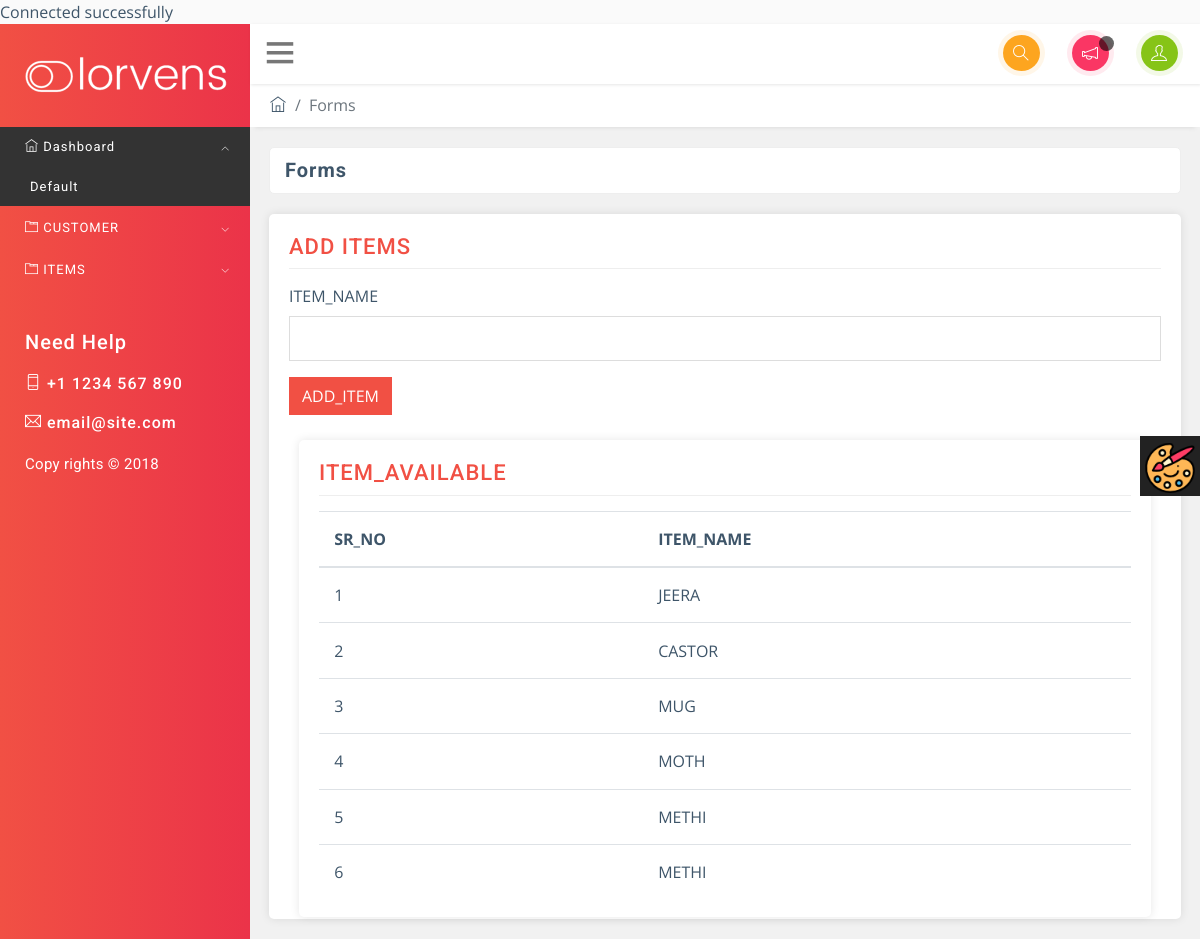
The page /add_item.php on the database its author committed.
### tables this page shows
CREATE TABLE IF NOT EXISTS `items` (
  `SR_NO` int(100) NOT NULL AUTO_INCREMENT,
  `NAME` varchar(100) NOT NULL,
  PRIMARY KEY (`SR_NO`,`NAME`)
);

### add_item.php (the view, shortened to what this page needs)
<!DOCTYPE html>
<html>
<?php
require_once 'conn.php';
?>
<head>
	<link rel="stylesheet" href="css/bootstrap.min.css">
	<link rel="stylesheet" href="css/themify-icons.css">
	<link rel="stylesheet" href="css/animate.css">
	<link rel="stylesheet" href="css/styles.css">
	<link rel="stylesheet" href="css/red.css" id="style_theme">
	<link rel="stylesheet" href="css/responsive.css">
	<link rel="stylesheet" href="charts/css/morris.css">
	<link rel="stylesheet" href="css/jquery-jvectormap.css">
</head>
<body>
	<div class="theme-settings" id="switcher">
		<span class="theme-click">
			<img src="images/color-pallete.png" alt="color pallete">
		</span>
	</div>
	<div class="wrapper">
		<nav id="sidebar" class="lorvens-bg">
			<div class="sidebar-header">
				<a href="index.html"><img src="images/logo.png" class="logo" alt="logo"></a>
			</div>
			<ul class="list-unstyled components">
				<li class="active">
					<a href="#nav-dashboard" data-toggle="collapse" aria-expanded="true">
						<span class="ti-home"></span> Dashboard
					</a>
					<ul class="collapse list-unstyled show" id="nav-dashboard">
						<li>
							<a href="index.html">Default</a>
						</li>
					</ul>
				</li>
				<li class="nav-level-one">
					<a href="#nav-uiKit" data-toggle="collapse" aria-expanded="false">
						<span class="ti-layout-tab"></span> CUSTOMER
					</a>
		</li>
		<li class="nav-level-one">
					<a href="#nav-ITEMS" data-toggle="collapse" aria-expanded="false">
						<span class="ti-layout-tab"></span> ITEMS
					</a>
		</li>
	</ul>
			<div class="nav-help animated fadeIn">
				<h5>Need Help</h5>
				<h6>
					<span class="ti-mobile"></span> +1 1234 567 890</h6>
				<h6>
					<span class="ti-email"></span> email@site.com</h6>
				<p class="copyright-text">Copy rights &copy; 2018</p>
			</div>
		</nav>
		<div id="content">
			<nav class="navbar navbar-default">
				<div class="container-fluid">
					<div class="navbar-header">
						<span class="ti-menu" id="sidebarCollapse"></span>
					</div>
					<ul class="nav justify-content-end">
						<li class="nav-item">
							<a class="nav-link" data-toggle="modal" data-target=".lorvens-modal-lg">
								<span class="ti-search"></span>
							</a>
						</li>
						<li class="nav-item">
							<a class="nav-link dropdown-toggle" data-toggle="dropdown" href="#" role="button" aria-haspopup="true" aria-expanded="false">
								<span class="ti-announcement"></span>
							</a>
						</li>
						<li class="nav-item">
							<a class="nav-link dropdown-toggle" data-toggle="dropdown" href="#" role="button" aria-haspopup="true" aria-expanded="false">
								<span class="ti-user"></span>
							</a>
						</li>
					</ul>
				</div>
			</nav>
			<ol class="breadcrumb">
				<li class="breadcrumb-item">
					<a href="index.html">
						<span class="ti-home"></span>
					</a>
				</li>
				<li class="breadcrumb-item active">Forms</li>
			</ol>
			<div class="container-fluid">
				<div class="row">
					<div class="col-md-12">
						<h3 class="block-title">Forms</h3>
					</div>
				</div>
				<div class="row">
					<div class="col-md-12">
						<div class="widget-area-2 lorvens-box-shadow">
							<h3 class="widget-title">ADD ITEMS</h3>
							<div class="lorvens-widget">
								<form action="add_item_backend.php" method="POST">
									<div class="form-group">
										<label for="exampleInputEmail1">ITEM_NAME</label>
										<input type="text" class="form-control" id="exampleInputEmail1" aria-describedby="emailHelp" name="item">
										</div>
									<button type="submit" name="Submit" class="btn btn-primary">ADD_ITEM</button>
								</form>
							</div>
						<div class="col-md-12">
						<div class="widget-area-2 lorvens-box-shadow">
							<h3 class="widget-title">ITEM_AVAILABLE</h3>
							<div class="table-div">
								<table class="table table-hover">
									<thead>
										<tr>
											<th scope="col">SR_NO</th>
											<th scope="col">ITEM_NAME</th>
										</tr>
									</thead>
										<?php
										$sql1 = "SELECT * FROM `items`";
										$result1 = $conn->query($sql1);
									?>
									<tbody>
										<?php
										while ($row1=$result1->fetch_assoc())
											{
									  echo "<tr><td>".$row1["SR_NO"]."</td><td>".$row1["NAME"]."</td></tr>";
									}
									  ?>
									</tbody>
								</table>
							</div>
						</div>
					</div>
				</div>
			</div>
		</div>
	</div>
</body>
</html>

### css/styles.css (style rules this page uses)
body { font-family: 'Open Sans', sans-serif; background: #fafafa; color: #3e5569; }
h1, h2, h3, h4, h5, h6, span, #sidebar { font-family: 'Roboto', sans-serif; letter-spacing: 1px; }
p { font-size: 1em; line-height: 1.7em; color: #666; letter-spacing: .3px; }
a, a:hover, a:focus { color: inherit; text-decoration: none; transition: all 0.3s; }
.navbar { padding: 10px 0px; background: #fff; border: none; border-radius: 0; margin-bottom: -1px; box-shadow: 1px 1px 3px rgba(0, 0, 0, 0.1); }
.breadcrumb { border-radius: 0; margin-bottom: 0; background: #fff; box-shadow: 0 6px 4px -5px #ddd; padding: 10px 20px; }
.table td, .table th { padding: .95rem; }
#content { margin-bottom: 20px; transition: all 0.3s; width: 100%; }
ul ul a { font-size: 0.9em; padding-left: 30px !important; background: #333; }
.lorvens-box-shadow { border-radius: 0; border: 0; -webkit-box-shadow: 0 0px 10px rgba(0, 0, 0, 0.1); box-shadow: 0 0px 10px rgba(0, 0, 0, 0.1); background: #fff; margin-top: 20px; }
div[class*="col-"] { padding-right: 9px; padding-left: 9px; }
div[class*="col-"] div[class*="col-"] { padding-right: 10px; padding-left: 10px; }
.widget-area-2 .table-div { padding: 0px; }
.lorvens-widget { margin-bottom: 20px; }
#switcher { position: fixed; bottom: 45%; right: -130px; width: 130px; background-color: #404040; color: #ffffff; z-index: 9999; font-size: 15px; padding-bottom: 20px; -webkit-transition: all 0.6s ease; transition: all 0.6s ease; height: 80px; }
#switcher .theme-click { display: block; position: absolute; width: 60px; height: 60px; line-height: 60px; color: #ffffff; font-size: 24px; background-color: #222; text-align: center; left: -60px; top: 0; cursor: pointer; z-index: 2; }
.wrapper { display: flex; align-items: stretch; background-color: #f1f1f1; }
#sidebar { min-width: 250px; max-width: 250px; color: #ffffff; transition: all 0.3s; min-height: 100vh; }
#sidebar ul li a { text-align: left; }
#sidebar .sidebar-header { padding: 30px 20px; }
#sidebar ul.components>li { position: relative; margin: 2px 0; }
#sidebar ul li a { padding: 10px 10px 10px 25px; font-size: 13px; display: block; letter-spacing: 1px; }
#sidebar ul li.active>a, #sidebar a[aria-expanded="true"] { color: #fff; background: #333; }
#sidebar a[data-toggle="collapse"] { position: relative; }
#sidebar a[aria-expanded="false"]::before, #sidebar a[aria-expanded="true"]::before { content: '\e64b'; display: block; position: absolute; right: 20px; font-family: 'themify'; font-size: 0.6em; top: 40%; }
#sidebar a[aria-expanded="true"]::before { content: '\e648'; }
#sidebarCollapse { padding-top: 10px; padding-bottom: 10px; font-size: 30px; cursor: pointer; color: #777; }
.nav-help { padding: 25px; }
.nav-help h6 { margin: 20px 0px; letter-spacing: 1px; }
.navbar-default .dropdown-toggle::after { display: none; }
.navbar-default .ti-announcement, .navbar-default .ti-user, .navbar-default .ti-search { padding: 10px; border-radius: 50%; color: #fff; }
.navbar-default .ti-announcement::after { content: ""; width: 15px; height: 15px; -webkit-animation: bounce 1.0s infinite ease-in-out; animation: bounce 1.0s infinite ease-in-out; background: rgba(0, 0, 0, .6); position: absolute; top: 12px; border-radius: 50%; }
.navbar-default .ti-user { background: rgba(134, 196, 23, 1); box-shadow: 0 0 0 5px rgba(134, 196, 23, .1); }
.navbar-default .ti-announcement { background: rgba(250, 54, 100, 1); box-shadow: 0 0 0 5px rgba(250, 54, 100, .1); }
.navbar-default .ti-search { background: rgba(253, 165, 31, 1); box-shadow: 0 0 0 5px rgba(253, 165, 31, .1); }
.navbar .nav .nav-item:last-child .nav-link { padding-right: 7px; }
h3.block-title { font-size: 20px; color: #3e5569; border: 1px solid #eee; margin: 20px 0 0; padding: 5px 15px; background: #fff; border-radius: 5px; font-weight: bold; }
.widget-area-2 { background: #fff; margin-top: 20px; padding: 20px; padding-bottom: 2px; border-radius: 5px; }
.widget-title { font-size: 22px; padding-bottom: .5rem; margin-bottom: 15px; border-bottom: 1px solid #eeeeee; }
.copyright-text { color: #fff; font-size: 15px; }
.btn { border-radius: 0; margin-bottom: 5px; }
.form-control { border-radius: 0px; border-color: #ddd; }
input.form-control { padding: .59rem .75rem; }
.block-title { -ms-flex: 1 1 auto; flex: 1 1 auto; min-height: 1.75rem; margin: 0; font-size: 1.125rem; font-weight: 400; line-height: 1.75; }

### css/responsive.css (style rules this page uses)
@media (min-width: 992px) { .row { margin-right: -5px; margin-left: -5px; } }

### rows shown on the page
items: SR_NO "1", NAME "JEERA"
items: SR_NO "2", NAME "CASTOR"
items: SR_NO "3", NAME "MUG"
items: SR_NO "4", NAME "MOTH"
items: SR_NO "5", NAME "METHI"
items: SR_NO "6", NAME "METHI"
